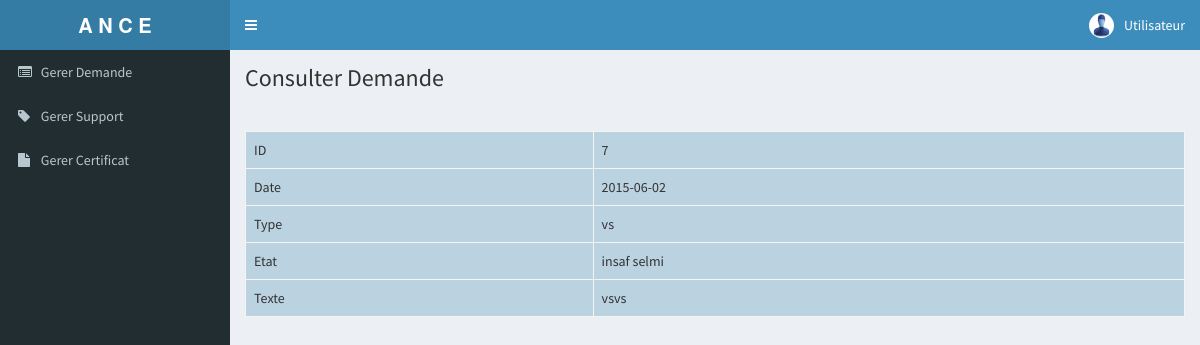
The page /ANCE/consulter_reclamation.php?id=7 on the database its author committed.
### tables this page shows
CREATE TABLE IF NOT EXISTS `reclamation` (
  `id_reclamation` int(100) NOT NULL AUTO_INCREMENT,
  `sujet` text NOT NULL,
  `date` date NOT NULL,
  `texte` text NOT NULL,
  `id_client` int(100) NOT NULL,
  PRIMARY KEY (`id_reclamation`),
  KEY `id_client` (`id_client`)
);

CREATE TABLE IF NOT EXISTS `client` (
  `id_client` int(100) NOT NULL AUTO_INCREMENT,
  `ncin` text NOT NULL,
  `nom` text NOT NULL,
  `prenom` text NOT NULL,
  `tel` text NOT NULL,
  `email` text NOT NULL,
  PRIMARY KEY (`id_client`)
);

### ANCE/class/class.php (called while the page is built, shortened)
<?php
require_once("DataBase.php");
require_once("reclamation.php");
  $reclamation = new reclamation();
?>

### ANCE/class/DataBase.php (called while the page is built, shortened)
<?php
class Database {
	public static function connect() {
			$connexion = new PDO('mysql:host=localhost;dbname=poste', 'root', '');
			$connexion->exec("SET CHARACTER SET utf8");
		return $connexion;
	}
}
?>

### ANCE/class/reclamation.php (called while the page is built, shortened)
<?php
class reclamation
{
	public function select_reclamtion($id)
	{
		$select = DataBase::connect()->query("select * from reclamation as r
			inner join client as c
			on c.id_client=r.id_client
			where r.id_reclamation='$id'
		   ORDER BY r.id_reclamation DESC");
		$liste = $select->fetchAll(PDO::FETCH_ASSOC);
		return $liste;
	}
}

### ANCE/consulter_reclamation.php (the view, shortened to what this page needs)
<?php
require_once("header.php");
?>
      <div class="content-wrapper">
        <section class="content-header">
          <h1>
            Consulter Demande
          </h1>
          <br><br>
           <?php
    $id = $_GET['id'];
    $liste = $reclamation->select_reclamtion($id);
    foreach($liste as $row) {
    ?>
 <table class="table table-responsive table-bordered" style="background-color:#BBD2E1;">
<tr>
<td>ID </td>
<td><?php echo $row["id_reclamation"] ?></td>
</tr>
<tr>
<td>Date </td>
<td><?php echo $row["date"] ?></td>
</tr>
<tr>
<td>Type </td>
<td><?php echo $row["sujet"] ?></td>
</tr>
<tr>
<td>Etat </td>
<td><?php echo $row["nom"]." ".$row["prenom"] ?></td>
</tr>
<tr>
<td>Texte </td>
<td><?php echo $row["texte"] ?></td>
</tr>
    </table>
 <?php
  }
 ?>
        </section>
        <section class="content" style="">
        </div>
    </div>
  </body>
</html>

### rows shown on the page
reclamation: id_reclamation "7", date "2015-06-02", sujet "vs", id_client.nom "insaf", id_client.prenom "selmi", texte "vsvs"
